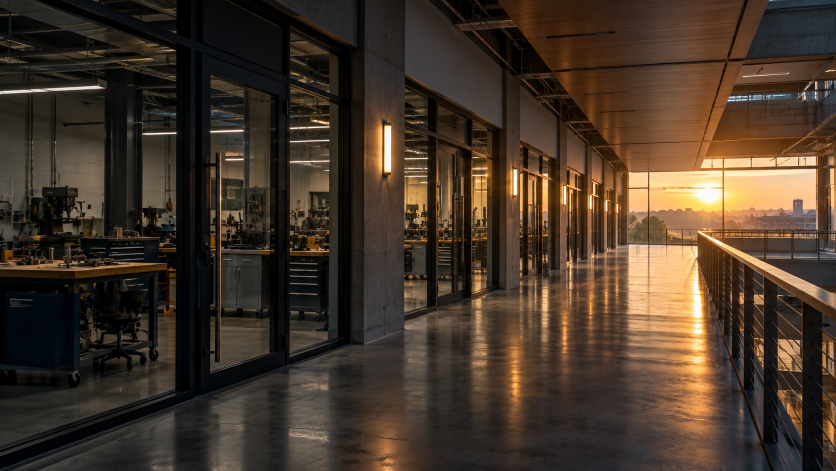
#> input picture assets/source/founder-path.png, 1672 x 941 px (shown at 1/2 size)
$ python pixelate_room.py ../assets/source/founder-path.png out.png
#> lines starting #> are read from the running program, lines starting #| are printed output that depends on the picture
#!/usr/bin/env python3
"""Snap the generated reading-room master onto a true 320x180 pixel grid with a 64-colour palette.

usage: python3 scripts/pixelate_room.py [master.png] [out.png]
"""
import sys
from pathlib import Path
from PIL import Image, ImageEnhance

ROOT = Path(__file__).resolve().parents[1]
SRC = Path(sys.argv[1]) if len(sys.argv) > 1 else ROOT / 'docs/design/reading-room/assets/pixel-room-master.png'
OUT = Path(sys.argv[2]) if len(sys.argv) > 2 else ROOT / 'public/assets/library/reading-room.png'
W, H, COLOURS = 320, 180, 64

im = Image.open(SRC).convert('RGB')
#> im is the input picture: PIL image 1672x941 RGB; mean R, G, B 68.9, 54.1, 41
sw, sh = im.size
#> sw = 1672; sh = 941
nh = round(sw / (W / H))
#> nh = 940
im = im.crop((0, (sh - nh) // 2, sw, (sh - nh) // 2 + nh))  # keep pixels square
#> im: PIL image 1672x940 RGB
small = ImageEnhance.Contrast(im.resize((W, H), Image.BOX)).enhance(1.05)
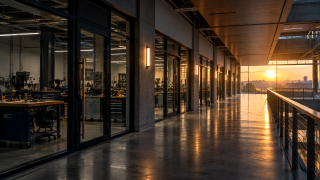
#> small: PIL image 320x180 RGB; mean R, G, B 69, 53.6, 39.8
small.quantize(colors=COLOURS, method=Image.Quantize.MEDIANCUT, kmeans=3, dither=Image.Dither.NONE).save(OUT, optimize=True)
print(OUT, (W, H), COLOURS, 'colours')

$ run again, on assets/source/foundry-night.png
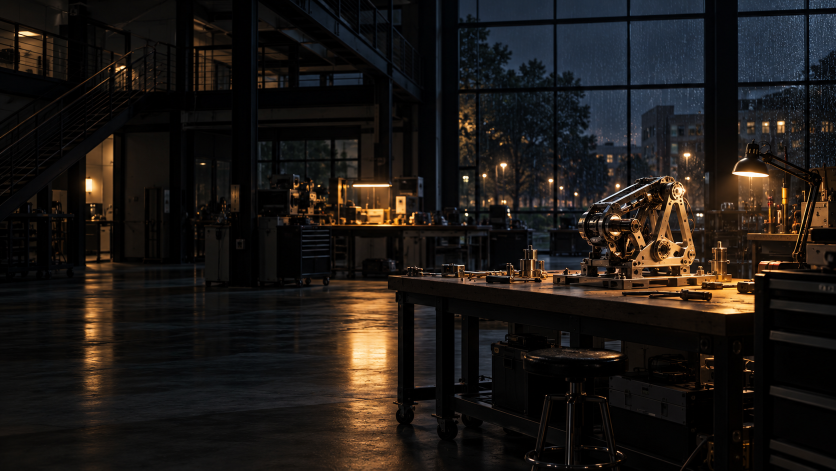
#> input picture assets/source/foundry-night.png, 1672 x 941 px (shown at 1/2 size)
#> im is the input picture: PIL image 1672x941 RGB; mean R, G, B 28.4, 24.1, 21
#> `im = im.crop((0, (sh - nh) // 2, sw, (sh - nh) // 2 + nh))`:
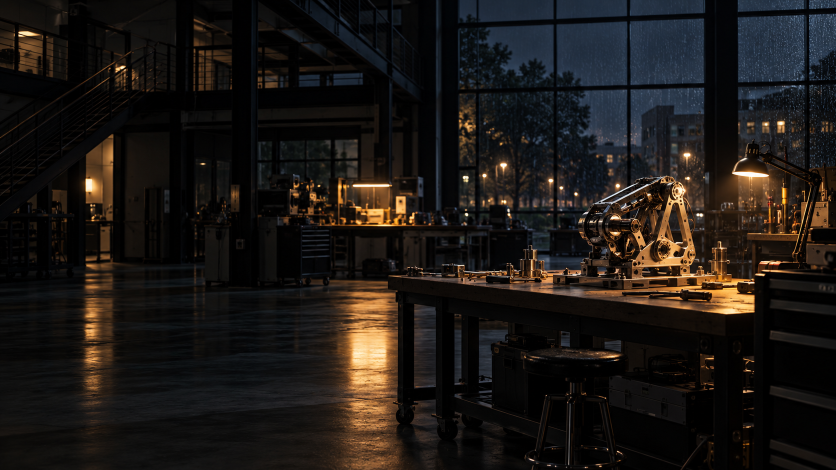
#> im: PIL image 1672x940 RGB (shown at 1/2 size); mean R, G, B 28.5, 24.1, 21
#> `small = ImageEnhance.Contrast(im.resize((W, H), Image.BOX)).enhance(1...`:
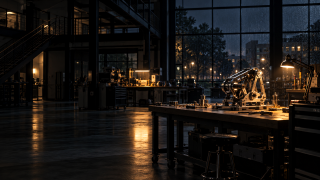
#> small: PIL image 320x180 RGB; mean R, G, B 28.3, 23.7, 20.5
